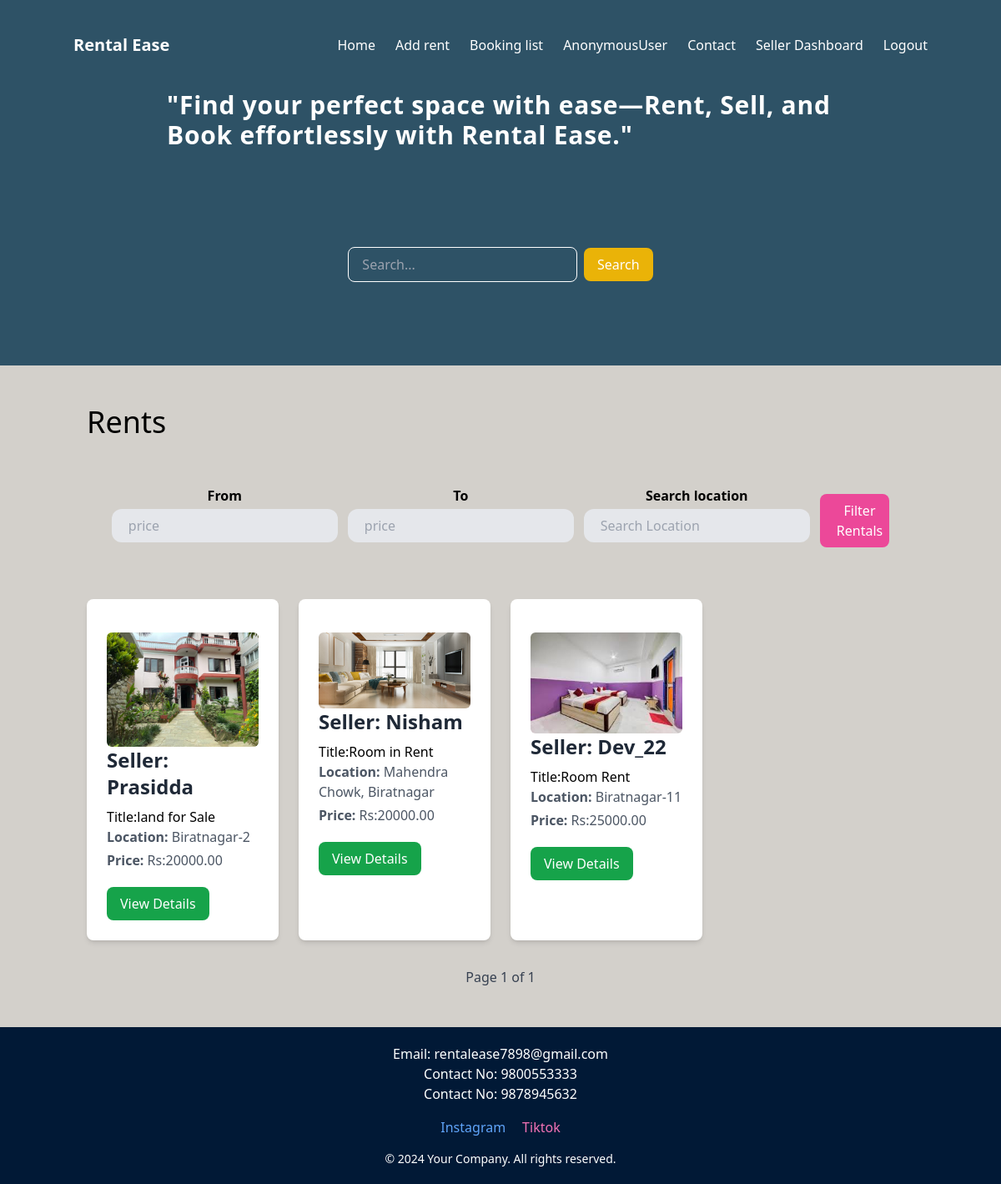
/, run on an earlier commit of the app's database.
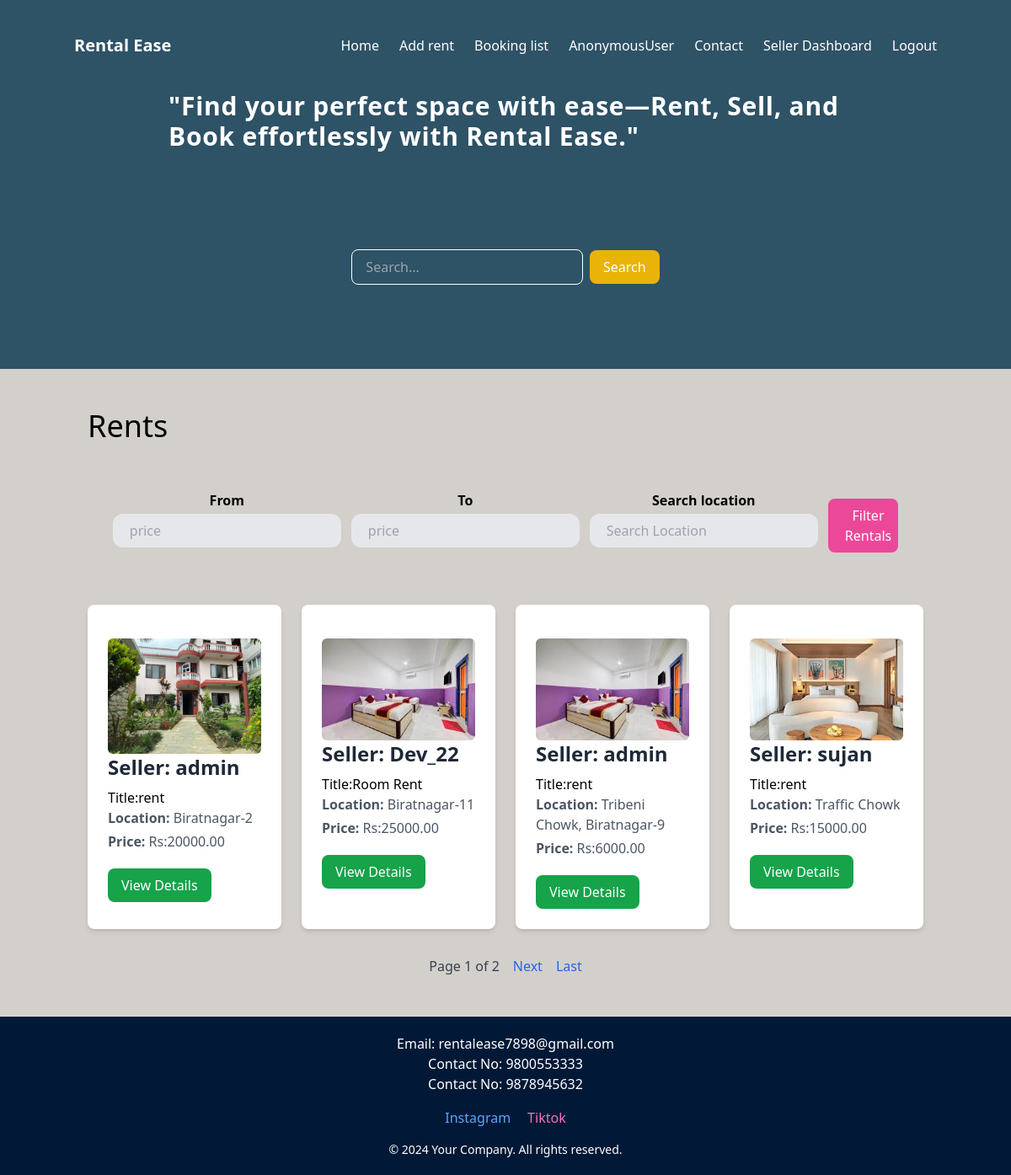
And on a later commit of the database.
### app/models.py (models this page shows, shortened)
class Property(models.Model):
    seller = models.ForeignKey(User, on_delete=models.CASCADE, related_name='properties',default=True)
    title = models.CharField(max_length=255)
    description = models.TextField()
    price = models.DecimalField(max_digits=10, decimal_places=2)
    location = models.CharField(max_length=255)
    approval_status = models.CharField(
        max_length=10,
        choices=[('approved', 'Approved'), ('rejected', 'Rejected'), ('pending', 'Pending')],
        default='pending'
    )
    is_available = models.BooleanField(default=True)
    is_booked = models.BooleanField(default=False)
    image = models.ImageField(upload_to='property_images/', blank=True, null=True)
    slug = models.SlugField(unique=True, blank=True)  # Unique slug for the property

### app/views.py (the view)
# urls.py: path('',home_page,name='home'),
def home_page(request):
    property=Property.objects.all()
    search=request.GET.get('search')
    if search:
        property=property.filter(title__icontains=search)
    from_ = request.GET.get('from')
    to_ = request.GET.get('to')
    location = request.GET.get('location')
    if from_ and to_:
        property = property.filter(price__gte=from_, price__lt=to_)
    elif from_:
        property = property.filter(price__gte=from_)
    elif to_:
        property = property.filter(price__lt=to_)
    if location:
        property = property.filter(location__icontains=location)
    paginator = Paginator(property, 4)  # Show 4 properties per page
    page_number = request.GET.get('page')  # Get the page number from URL
    page_obj = paginator.get_page(page_number)  # Get the corresponding page object
    context={
        'property':property,
        'page_obj':page_obj
    }
    return render(request,'home.html',context)

### app/templates/home.html (shortened to what the changed rows need)
{% extends 'navbar_footer.html' %} {% block content %}
<body class="bg-[#D3D0CBFF] font-sans">
    <!-- {% load static %}
    <img src="{% static 'images/cat.jpeg' %}" alt="My image" /> -->
  <div class="container mx-auto px-4 py-12">
    <h1 class="text-4xl">Rents</h1>
    <div class="grid gap-6 md:grid-cols-2 lg:grid-cols-4">
      {% if page_obj.object_list %} {% for item in page_obj.object_list %}
      <div
        class="bg-white rounded-lg shadow-md p-6 transform hover:scale-105 transition duration-300"
      >
        {% if item.image %}
        <img
          src="{{ item.image.url }}"
          alt="{{ item.title }}"
          class="mt-4 rounded-md max-w-full max-h-30 object-contain"
        />
        {% endif %}
        <h2 class="text-2xl font-semibold text-gray-800 mb-2">
          Seller: {{ item.seller }}
        </h2>
        <p
          >Title:{{ item.title }}</p
        >
        <p class="text-gray-600 mb-1">
          <strong>Location:</strong> {{ item.location }}
        </p>
        <p class="text-gray-600 mb-1">
          <strong>Price:</strong> Rs:{{ item.price }}
        </p>
        <a
          href="{% url 'book_property' item.slug %}"
          class="inline-block bg-green-600 text-white py-2 px-4 rounded-lg hover:bg-blue-700 transition duration-300 mt-4"
        >
          View Details
        </a>
      </div>
      {% endfor %} {% else %}
      <p class="text-center text-gray-500 col-span-full">
        No properties available at the moment.
      </p>
      {% endif %}
    </div>
    <div class="flex justify-center mt-8">
      <div class="flex items-center space-x-4">
       <span class="text-gray-700">
    Page {{ page_obj.number }} of {{ page_obj.paginator.num_pages }}
</span>
        {% if page_obj.has_next %}
        <a
          href="?page={{ page_obj.next_page_number }}"
          class="text-blue-600 hover:text-blue-700"
          >Next</a
        >
        <a
          href="?page={{ page_obj.paginator.num_pages }}"
          class="text-blue-600 hover:text-blue-700"
          >Last</a
        >
        {% endif %}
      </div>
    </div>
  </div>
</body>
{% endblock %}

What changed in the data, as far as the page shows it:
removed Property: image (picture), seller "Nisham", title "Room in Rent", location "Mahendra Chowk, Biratnagar", price "20000.00"
changed Property "Biratnagar-2": seller "Prasidda" → "admin"; title "land for Sale" → "rent"
added Property: image (picture), seller "admin", title "rent", location "Tribeni Chowk, Biratnagar-9", price "6000.00"
added Property: image (picture), seller "sujan", title "rent", location "Traffic Chowk", price "15000.00"
Also different on the page:
{{ page_obj.paginator.num_pages }}: "1" → "2"
text now shown: "Next Last"
